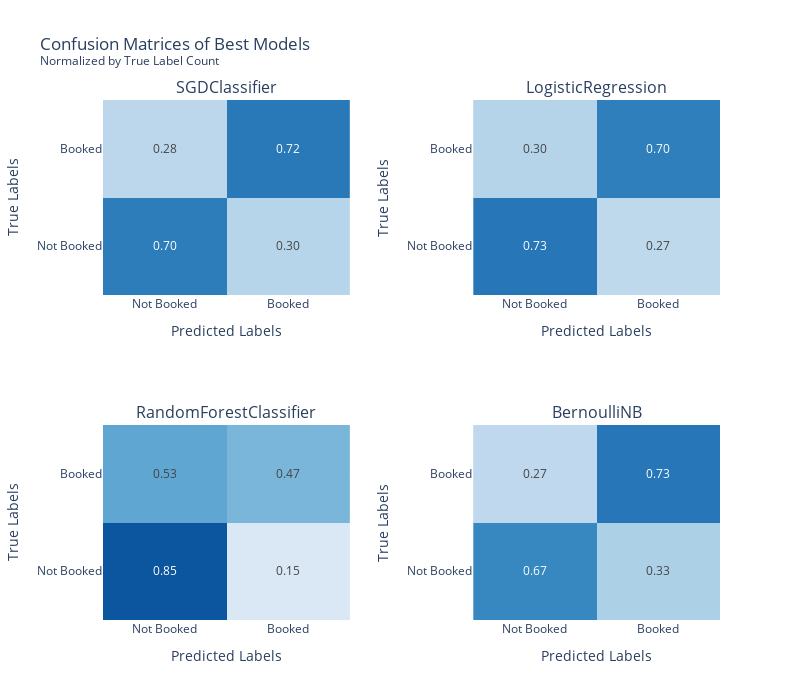

Notebook source saved alongside this figure:
### Markdown cell above
### Plot Confusion Matrices

### Code cell
# Set up the subplots
fig = make_subplots(rows=2, cols=2, subplot_titles=list(best_models.keys()), horizontal_spacing=0.2)

# Iterate through the models and plot the confusion matrices
for i, (_k, v) in enumerate(best_models.items()):
    classifier = v["estimator"]
    y_pred = classifier.predict(X_test)
    cm = confusion_matrix(y_test, y_pred)
    cm_normalized = confusion_matrix(y_test, y_pred, normalize="true")

    # Define cell text content
    annotation_text = [
        [f"{norm:.2f}" for count, norm in zip(row, norm_row)] for row, norm_row in zip(cm, cm_normalized)
    ]
    hover_text = [
        [f"Count: {count}<br>Normalized: {norm:.2f}" for count, norm in zip(row, norm_row)]
        for row, norm_row in zip(cm, cm_normalized)
    ]

    # Create heatmap trace
    heatmap = go.Heatmap(
        z=cm_normalized,
        x=["Not Booked", "Booked"],
        y=["Not Booked", "Booked"],
        text=annotation_text,
        texttemplate="%{text}",
        colorscale="Blues",
        zmin=0,
        zmax=1,
        showscale=False,
        hovertext=hover_text,
        hoverinfo="text",
    )

    # Add trace to subplot
    fig.add_trace(heatmap, row=(i // 2) + 1, col=(i % 2) + 1)

    # Update axis titles
    fig.update_xaxes(title_text="Predicted Labels", row=(i // 2) + 1, col=(i % 2) + 1)
    fig.update_yaxes(title_text="True Labels", row=(i // 2) + 1, col=(i % 2) + 1)

# Set size and title
fig.update_layout(
    height=700,
    width=800,
    title_text="Confusion Matrices of Best Models<br><sup>Normalized by True Label Count</sup>",
)

fig.show()

### Figure 1 — Plotly figure (JSON) as saved in the notebook; plotly's stock layout.template omitted (floating-point values rounded to 4 significant figures)
{"data": [{"colorscale": [[0, "rgb(247,251,255)"], [0.125, "rgb(222,235,247)"], [0.25, "rgb(198,219,239)"], [0.375, "rgb(158,202,225)"], [0.5, "rgb(107,174,214)"], [0.625, "rgb(66,146,198)"], [0.75, "rgb(33,113,181)"], [0.875, "rgb(8,81,156)"], [1, "rgb(8,48,107)"]], "hoverinfo": "text", "hovertext": [["Count: 8966<br>Normalized: 0.70", "Count: 3791<br>Normalized: 0.30"], ["Count: 628<br>Normalized: 0.28", "Count: 1615<br>Normalized: 0.72"]], "showscale": false, "text": [["0.70", "0.30"], ["0.28", "0.72"]], "texttemplate": "%{text}", "type": "heatmap", "x": ["Not Booked", "Booked"], "xaxis": "x", "y": ["Not Booked", "Booked"], "yaxis": "y", "z": [[0.7028, 0.2972], [0.28, 0.72]], "zmax": 1, "zmin": 0}, {"colorscale": [[0, "rgb(247,251,255)"], [0.125, "rgb(222,235,247)"], [0.25, "rgb(198,219,239)"], [0.375, "rgb(158,202,225)"], [0.5, "rgb(107,174,214)"], [0.625, "rgb(66,146,198)"], [0.75, "rgb(33,113,181)"], [0.875, "rgb(8,81,156)"], [1, "rgb(8,48,107)"]], "hoverinfo": "text", "hovertext": [["Count: 9259<br>Normalized: 0.73", "Count: 3498<br>Normalized: 0.27"], ["Count: 678<br>Normalized: 0.30", "Count: 1565<br>Normalized: 0.70"]], "showscale": false, "text": [["0.73", "0.27"], ["0.30", "0.70"]], "texttemplate": "%{text}", "type": "heatmap", "x": ["Not Booked", "Booked"], "xaxis": "x2", "y": ["Not Booked", "Booked"], "yaxis": "y2", "z": [[0.7258, 0.2742], [0.3023, 0.6977]], "zmax": 1, "zmin": 0}, {"colorscale": [[0, "rgb(247,251,255)"], [0.125, "rgb(222,235,247)"], [0.25, "rgb(198,219,239)"], [0.375, "rgb(158,202,225)"], [0.5, "rgb(107,174,214)"], [0.625, "rgb(66,146,198)"], [0.75, "rgb(33,113,181)"], [0.875, "rgb(8,81,156)"], [1, "rgb(8,48,107)"]], "hoverinfo": "text", "hovertext": [["Count: 10900<br>Normalized: 0.85", "Count: 1857<br>Normalized: 0.15"], ["Count: 1197<br>Normalized: 0.53", "Count: 1046<br>Normalized: 0.47"]], "showscale": false, "text": [["0.85", "0.15"], ["0.53", "0.47"]], "texttemplate": "%{text}", "type": "heatmap", "x": ["Not Booked", "Booked"], "xaxis": "x3", "y": ["Not Booked", "Booked"], "yaxis": "y3", "z": [[0.8544, 0.1456], [0.5337, 0.4663]], "zmax": 1, "zmin": 0}, {"colorscale": [[0, "rgb(247,251,255)"], [0.125, "rgb(222,235,247)"], [0.25, "rgb(198,219,239)"], [0.375, "rgb(158,202,225)"], [0.5, "rgb(107,174,214)"], [0.625, "rgb(66,146,198)"], [0.75, "rgb(33,113,181)"], [0.875, "rgb(8,81,156)"], [1, "rgb(8,48,107)"]], "hoverinfo": "text", "hovertext": [["Count: 8528<br>Normalized: 0.67", "Count: 4229<br>Normalized: 0.33"], ["Count: 609<br>Normalized: 0.27", "Count: 1634<br>Normalized: 0.73"]], "showscale": false, "text": [["0.67", "0.33"], ["0.27", "0.73"]], "texttemplate": "%{text}", "type": "heatmap", "x": ["Not Booked", "Booked"], "xaxis": "x4", "y": ["Not Booked", "Booked"], "yaxis": "y4", "z": [[0.6685, 0.3315], [0.2715, 0.7285]], "zmax": 1, "zmin": 0}], "layout": {"annotations": [{"font": {"size": 16}, "showarrow": false, "text": "SGDClassifier", "x": 0.2, "xanchor": "center", "xref": "paper", "y": 1, "yanchor": "bottom", "yref": "paper"}, {"font": {"size": 16}, "showarrow": false, "text": "LogisticRegression", "x": 0.8, "xanchor": "center", "xref": "paper", "y": 1, "yanchor": "bottom", "yref": "paper"}, {"font": {"size": 16}, "showarrow": false, "text": "RandomForestClassifier", "x": 0.2, "xanchor": "center", "xref": "paper", "y": 0.375, "yanchor": "bottom", "yref": "paper"}, {"font": {"size": 16}, "showarrow": false, "text": "BernoulliNB", "x": 0.8, "xanchor": "center", "xref": "paper", "y": 0.375, "yanchor": "bottom", "yref": "paper"}], "height": 700, "title": {"text": "Confusion Matrices of Best Models<br><sup>Normalized by True Label Count</sup>"}, "width": 800, "xaxis": {"anchor": "y", "domain": [0, 0.4], "title": {"text": "Predicted Labels"}}, "xaxis2": {"anchor": "y2", "domain": [0.6, 1], "title": {"text": "Predicted Labels"}}, "xaxis3": {"anchor": "y3", "domain": [0, 0.4], "title": {"text": "Predicted Labels"}}, "xaxis4": {"anchor": "y4", "domain": [0.6, 1], "title": {"text": "Predicted Labels"}}, "yaxis": {"anchor": "x", "domain": [0.625, 1], "title": {"text": "True Labels"}}, "yaxis2": {"anchor": "x2", "domain": [0.625, 1], "title": {"text": "True Labels"}}, "yaxis3": {"anchor": "x3", "domain": [0, 0.375], "title": {"text": "True Labels"}}, "yaxis4": {"anchor": "x4", "domain": [0, 0.375], "title": {"text": "True Labels"}}}}
